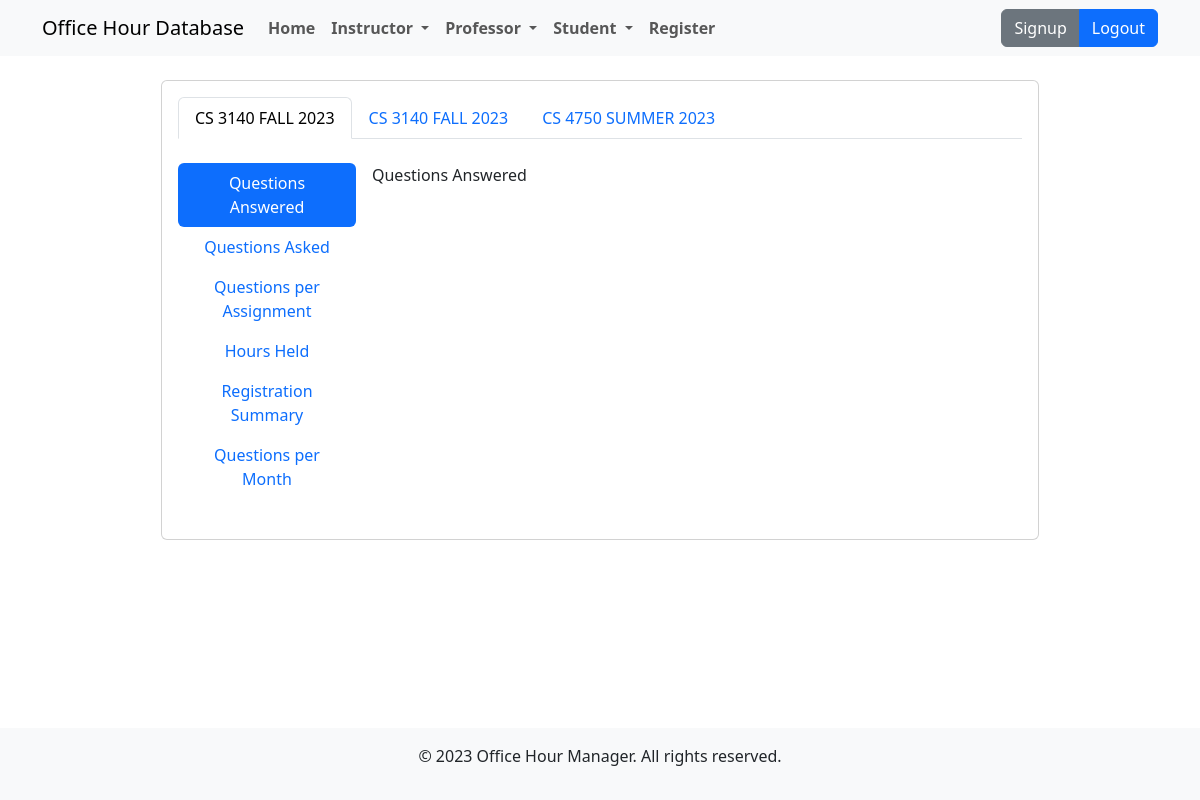
Page /information/home/ (signed in) on the committed database.
### website/models/core_models.py (models this page shows, shortened)
class AutoValidateMixin:
    def save(self, **kwargs):
        def has_and_callable(obj, name):
            return hasattr(obj, name) and callable(getattr(obj, name))
        if has_and_callable(super(), 'full_clean') and has_and_callable(super(), 'save'):
            full_clean = getattr(super(), 'full_clean')
            save = getattr(super(), 'save')
            full_clean()
            save(**kwargs)
        else:
            raise AttributeError('Error! The object does not have a save() or full_clean() method'
                                 'Please ensure that the mixin is the first item in the inheritance hierarchy.')

class Class(AutoValidateMixin, models.Model):
    class_course = models.ForeignKey(Course, on_delete=models.CASCADE)
    class_semester = models.ForeignKey(Semester, on_delete=models.CASCADE)
    def __str__(self):
        return f'{self.class_course.course_subject} {self.class_course.course_catalog_number} {self.class_semester}'

class Course(AutoValidateMixin, models.Model):
    course_subject = models.CharField(max_length=8)
    course_catalog_number = models.CharField(max_length=4)
    class Meta:
        constraints = [
            models.constraints.UniqueConstraint(
                fields=['course_subject', 'course_catalog_number'],
                name='unique_course'
            )
        ]

class Semester(AutoValidateMixin, models.Model):
    semester_name = models.CharField(max_length=8, choices=SemesterChoices.choices)
    semester_year = models.IntegerField()
    class Meta:
        constraints = [
            models.constraints.UniqueConstraint(
                fields=['semester_name', 'semester_year'],
                name='unique_semester'
            )
        ]
    def __str__(self):
        return f'{self.semester_name} {self.semester_year}'

### website/views/instructor/information_views.py (the view)
# urls.py: path('information/home/', website_views.inf_home,
@instructor_or_superuser_required()
def inf_home(request):
    get_context_view = lambda name, url: {'display_name': name, 'url': url}
    classes = Registration.get_instructor_classes(request.user)
    context = {
        'information_views': [
            get_context_view('Questions Answered', 'website:inf-questions-answered'),
            get_context_view('Questions Asked', 'website:inf-questions-asked'),
            get_context_view('Questions per Assignment', 'website:inf-questions-per-assignment'),
            get_context_view('Hours Held', 'website:inf-ohs-hours'),
            get_context_view('Registration Summary', 'website:inf-registration-summary'),
            get_context_view('Questions per Month', 'website:inf-questions-per-month'),
        ],
        'classes': classes
    }
    return render(request, 'website/instructor/information/inf-home.html', context)

### website/models/account_models.py (called while the page is built)
def _get_univ_mem_(user):
    if type(user) == Student:
        user = user.student_user
    elif type(user) == Instructor:
        user = user.instructor_user
    elif type(user) == Professor:
        user = user.prof_instructor.instructor_user
    elif type(user) == TeachingAssistant:
        user = user.ta_instructor.instructor_user
    else:
        user = user
    return user

### website/models/core_models.py (called while the page is built)
    @staticmethod
    def get_classes_where_enrolled_as(reg_user, reg_types: [RegistrationType]):
        registration = Registration.objects.filter(
            reg_user=_get_univ_mem_(reg_user),
            reg_type__in=reg_types
        )
        return [reg.reg_class for reg in registration]

    @staticmethod
    def get_instructor_classes(reg_user):
        return Registration.get_classes_where_enrolled_as(
            reg_user=reg_user,
            reg_types=[RegistrationType.TEACHING_ASSISTANT, RegistrationType.PROFESSOR]
        )

### templates/website/instructor/information/inf-home.html (shortened to what this page needs)
{% extends 'website/component/base.html' %}
{% block content %}
  <section class="card m-4">
    <div class="card-body">
      <ul class="nav nav-tabs" id="tab-bar" role="tablist">
        {% for class in classes %}
          <li class="nav-item" role="presentation">
            <button class="nav-link {% if forloop.first %}active{% endif %}"
                    id="class{{ class.id }}-tab"
                    data-bs-toggle="tab" data-bs-target="#class{{ class.id }}"
                    type="button" role="tab"
                    @click="selectedCourse = {{ class.id }}"
                    :class="{'fw-bold': selectedCourse == {{ class.id }}}"
                    aria-controls="class{{ class.id }}" aria-selected="{{ forloop.first }}">
              {{ class }}
            </button>
          </li>
        {% endfor %}
      </ul>
      <div class="tab-content" id="tab-bar-content">
        {% for class in classes %}
          <div class="tab-pane fade {% if forloop.first %}show active{% endif %}"
               id="class{{ class.id }}" role="tabpanel"
               aria-labelledby="class{{ class.id }}-tab">
            <div class="d-flex align-items-start my-4">
              <div class="nav flex-column nav-pills me-3" id="v-pills-tab" role="tablist" aria-orientation="vertical">
                {% for view in information_views %}
                  <button class="nav-link {% if forloop.first %}active{% endif %}"
                          id="inf-c{{ class.id }}-v{{ forloop.counter0 }}-tab" data-bs-toggle="pill" data-bs-target="#inf-c{{ class.id }}-v{{ forloop.counter0 }}"
                          aria-controls="{{ view.display_name }}"
                          type="button" role="tab" aria-selected="{{ forloop.first }}"
                          hx-get="{% url view.url class_id=class.id %}"
                          hx-trigger="{% if forloop.first and forloop.parentloop.first %}load{% elif forloop.first %}intersect{% else %}click once{% endif %}"
                          hx-target="#inf-c{{ class.id }}-v{{ forloop.counter0 }}"
                          hx-swap="innerHTML"
                  >{{ view.display_name }}</button>
                {% endfor %}
              </div>
              <div class="tab-content w-100" id="v-pills-tabContent">
                {% for view in information_views %}
                  <div class="tab-pane fade {% if forloop.first %}show active{% endif %}"
                       id="inf-c{{ class.id }}-v{{ forloop.counter0 }}" role="tabpanel"
                       aria-labelledby="inf-c{{ class.id }}-v{{ forloop.counter0 }}-tab">
                    {{ view.display_name }}
                  </div>
                {% endfor %}
              </div>
            </div>
          </div>
        {% endfor %}
      </div>
    </div>
  </section>
{% endblock content %}

### static/website/css/base.css (style rules this page uses)
body { min-height: 100vh; display: flex; flex-direction: column; }

### rows in the picture
Class: class_course+class_semester "CS 3140 FALL 2023", display_name "Questions Answered" "Questions Asked" "Questions per Assignment" "Hours Held" "Registration Summary" "Questions per Month", display_name "Questions Answered"
Class: class_course+class_semester "CS 3140 FALL 2023"
Class: class_course+class_semester "CS 4750 SUMMER 2023"
